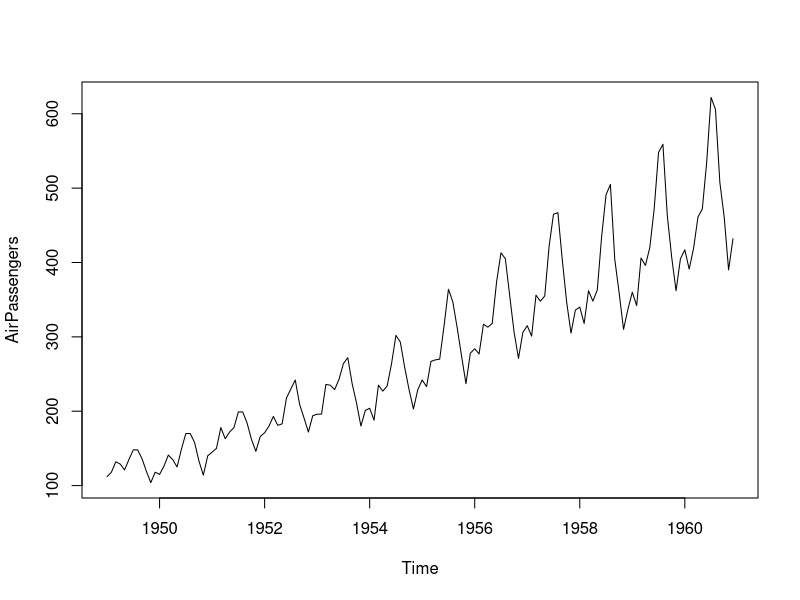
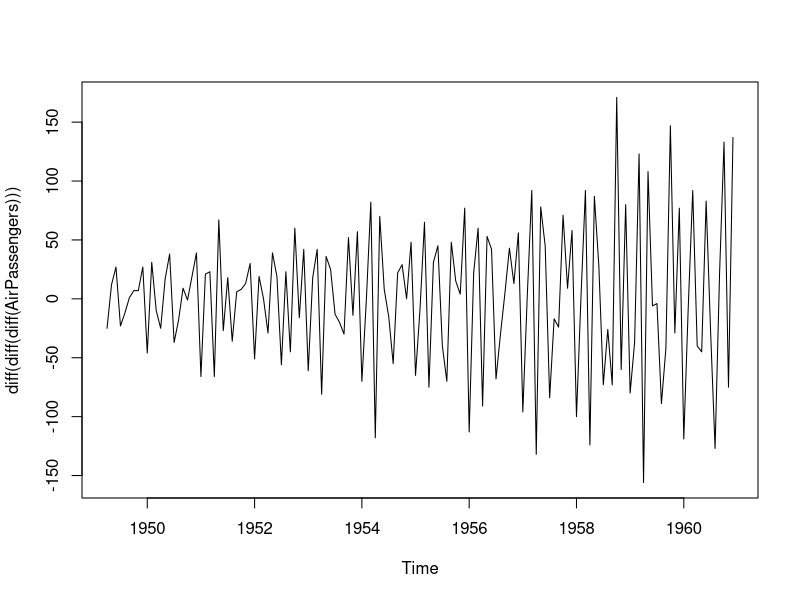
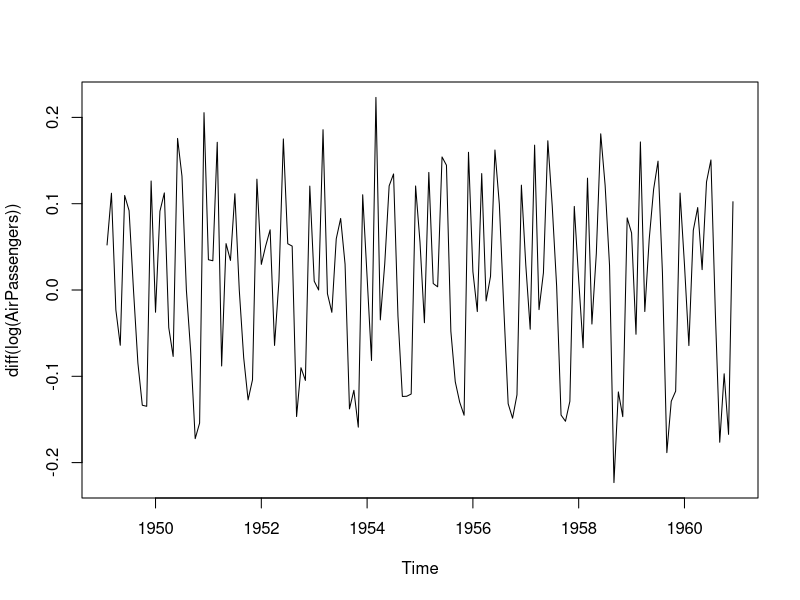
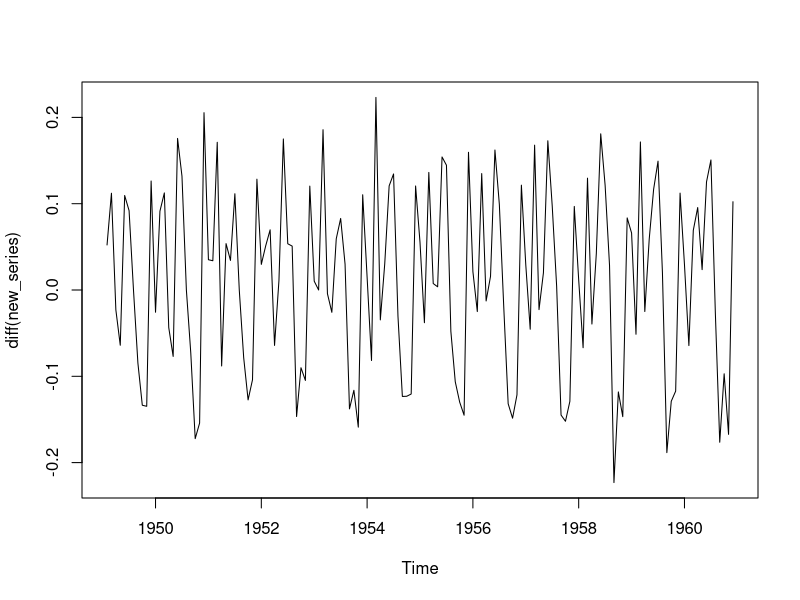
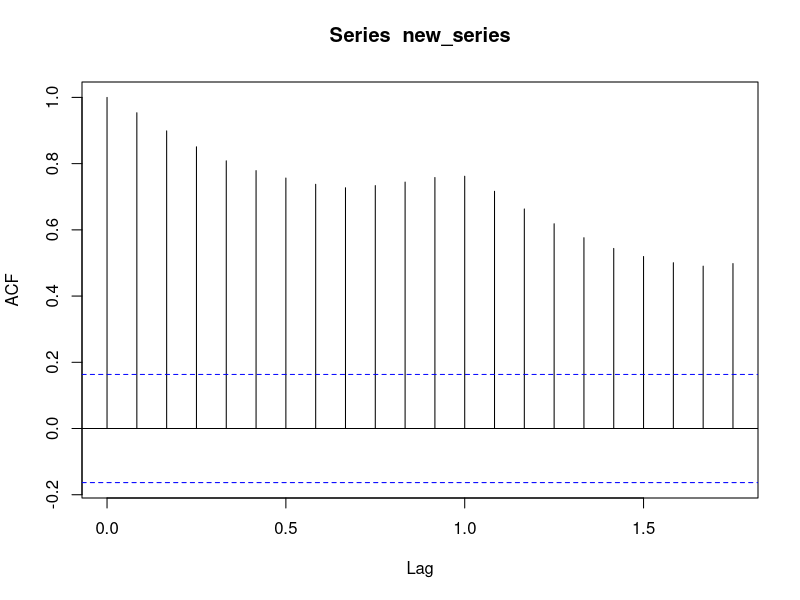
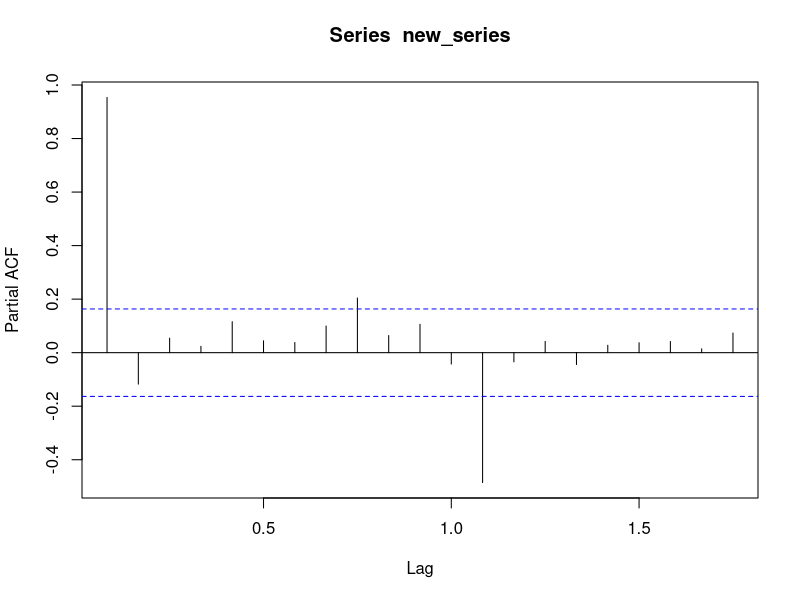

Write the R code that produced these figures, in order.
#...Time series..05-Jan-2020

View(AirPassengers)
decompose(AirPassengers)
plot(AirPassengers)#...we can see uptrend plotwith seasonality

aa<-plot(diff(diff(diff(AirPassengers))))#..3 times differencing values are narrowed down but stationarity is not achived

#..lets smooth our data by log
plot(diff(log(AirPassengers)))#...by tranforming data through log stationarity achived

new_series<-log(AirPassengers)
plot(diff(new_series))#....I vaue is 1..this value we will pass in model code

acf(new_series)
pacf(new_series)#...by this we know that is AR process
#..................................
model_ap110<-arima(log(AirPassengers),c(2,1,0))
model_ap110

#...now we will do prediction

model_air_pred<-predict(model_ap110,n.ahead=5)
model_air_pred



2.71828^model_air_pred$pred#....antilog by taking log e standard value and then prediction
#..or second way
exp(model_air_pred$pred)


